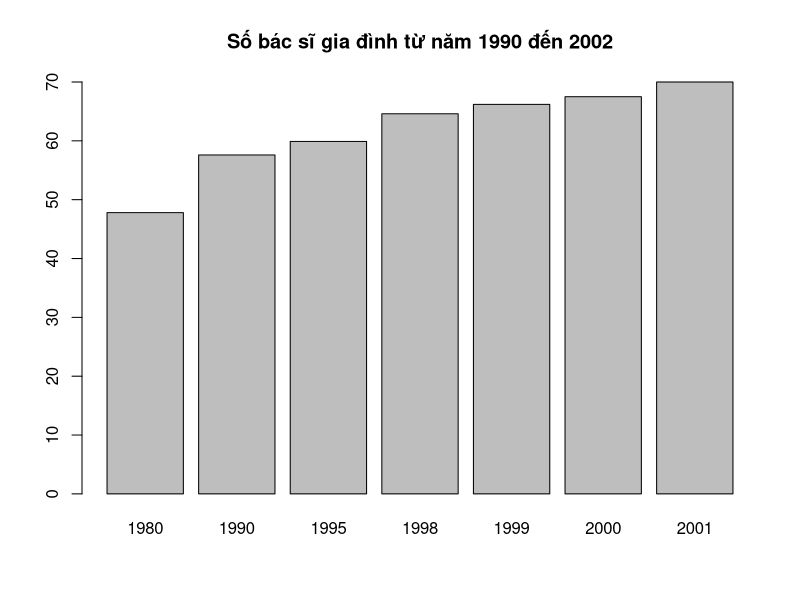
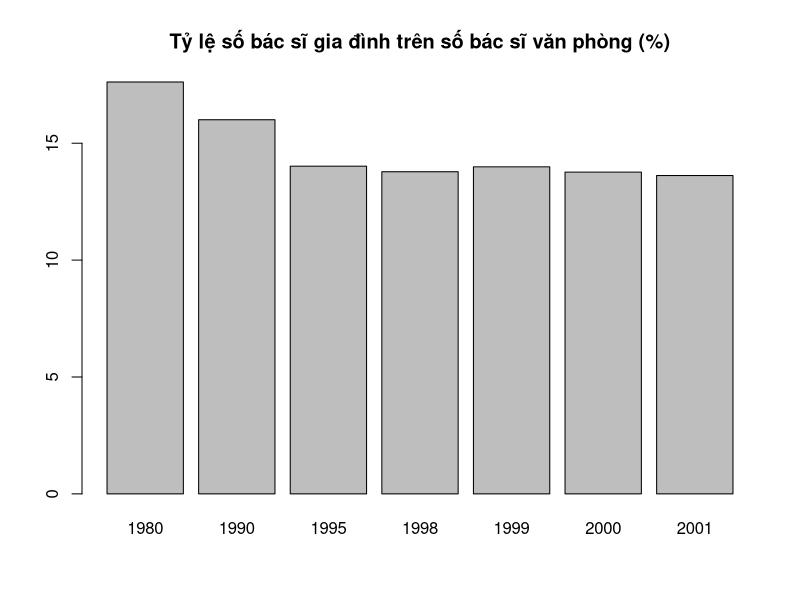

Reproduce these figures in R, in order.
# Exercise 03


family_practice <- c(47.8, 57.6, 59.9, 64.6, 66.2, 67.5, 70.0)
total_office_based_physicians <- c(271.3, 359.9, 427.3, 468.8, 473.2, 
                                   490.4, 514.0)
# a)

barplot(height = family_practice,
        main = "Số bác sĩ gia đình từ năm 1990 đến 2002",
        names.arg = c(1980, 1990, 1995, 1998, 1999, 2000, 2001))

# b)
barplot(height = family_practice / total_office_based_physicians * 100,
        main = "Tỷ lệ số bác sĩ gia đình trên số bác sĩ văn phòng (%)",
        names.arg = c(1980, 1990, 1995, 1998, 1999, 2000, 2001))

# c)
# Có sự khác biệt giữa 2 biểu đồ trên:
# Số bác sĩ gia đình  tăng dần số lượng theo thời gian, còn phần trăm thì 
# giảm dần (biểu đồ 2)

